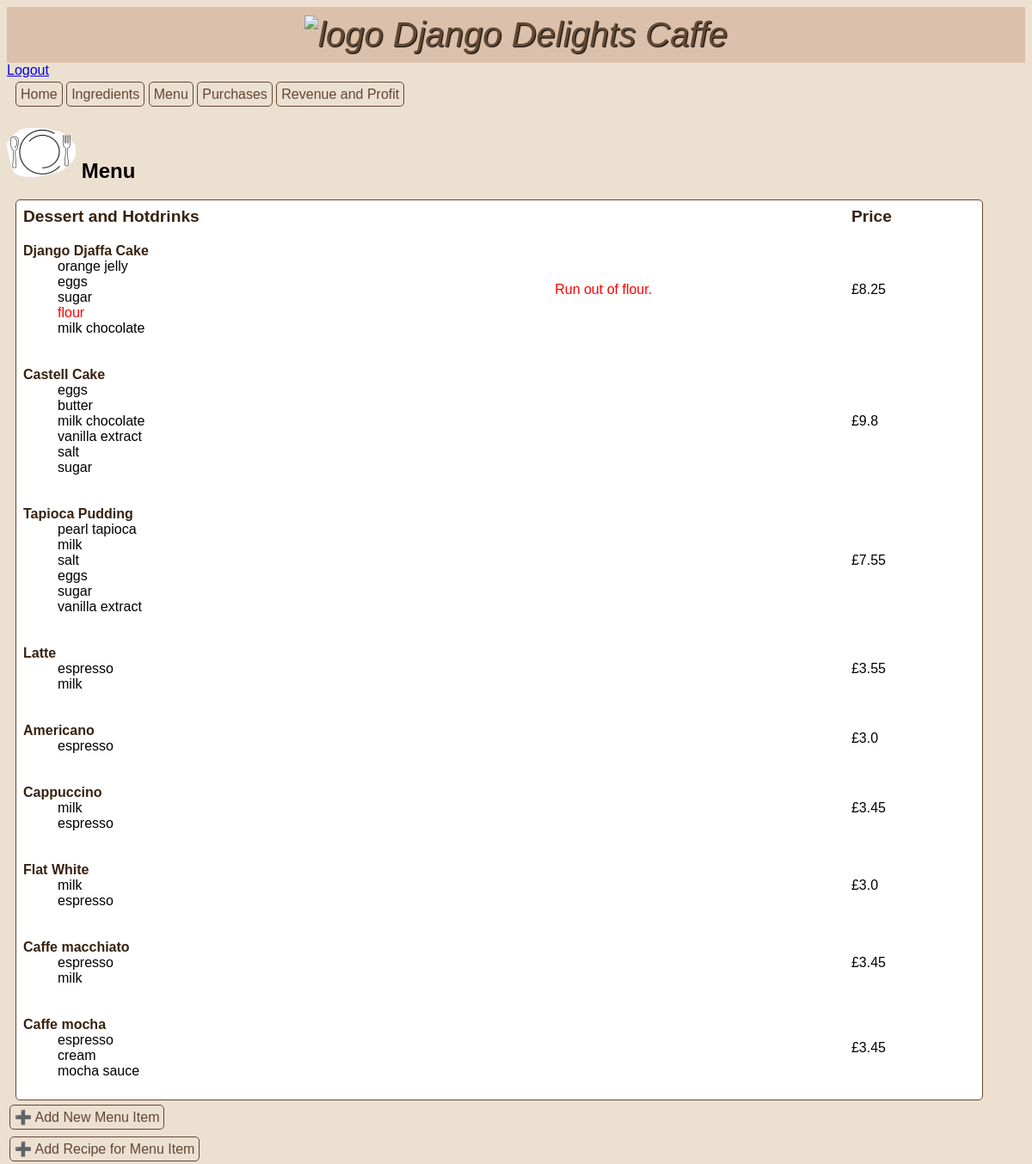
The page /menu (signed in) on the database as committed earlier.
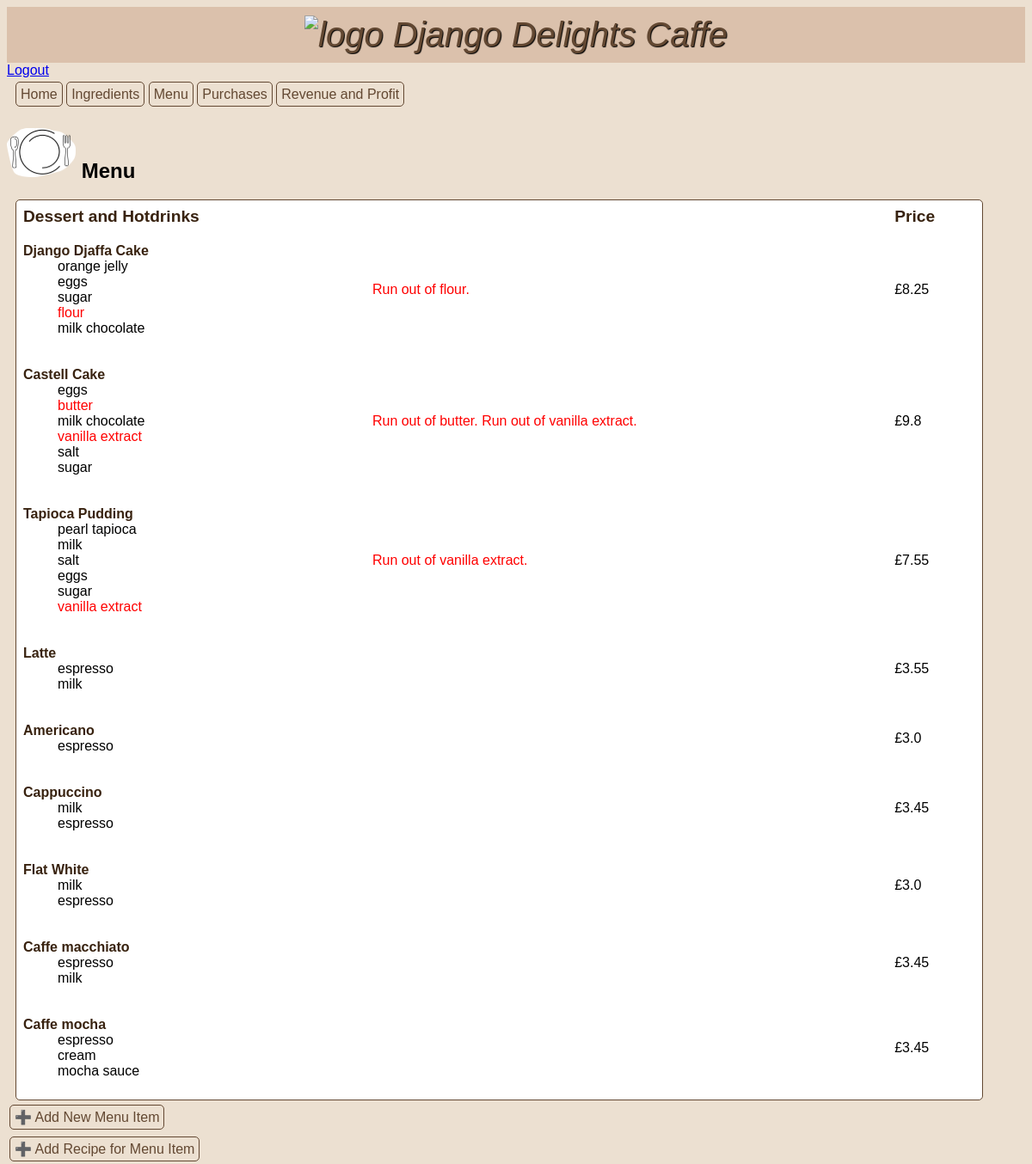
The same page on the database as committed later.
### inventory/models.py (models this page shows, shortened)
class MenuItem(models.Model):
    title = models.CharField(max_length=50, verbose_name="Menu Item")
    price = models.FloatField(default=0.0, verbose_name="Price")
    image = models.ImageField(null=True, blank=True, upload_to="images/")

class RecipeRequirement(models.Model):
    menu_item = models.ForeignKey(
        MenuItem, on_delete=models.CASCADE, verbose_name="Menu Item"
    )
    ingredient = models.ForeignKey(
        Ingredient, on_delete=models.CASCADE, verbose_name="Ingrediet"
    )
    quantity = models.FloatField(default=0.0, verbose_name="Quantity")

class Ingredient(models.Model):
    ML = "ml"
    GRAMS = "g"
    UNITS = "units"
    OTHER = "other"
    UNIT_TYPE_CHOICES = [
        (ML, "ml"),
        (GRAMS, "g"),
        (UNITS, "units"),
        (OTHER, "other"),
    ]
    name = models.CharField(max_length=50, verbose_name="Ingredient")
    quantity = models.FloatField(default=0.0, verbose_name="Quantity")
    unit = models.CharField(
        max_length=10, choices=UNIT_TYPE_CHOICES, default=OTHER, verbose_name="Units"
    )
    unit_price = models.FloatField(default=0.0, verbose_name="Price per unit")

### inventory/views.py (the view)
# urls.py: path("menu", views.MenuView.as_view(), name="menu"),
class MenuView(LoginRequiredMixin, ListView):
    model = MenuItem
    template_name = "inventory/menu.html"
    def get_context_data(self):
        context = super().get_context_data()
        context["menu"] = MenuItem.objects.all()
        context["ingredients"] = Ingredient.objects.all()
        return context

### inventory/templates/inventory/menu.html (shortened to what this page needs)
{% extends 'base.html' %} {% load static %} {% block content %}
<h2>
  <img src="{% static 'inventory/menu.png' %}" alt="ingredient" width="80px" />
  Menu
</h2>
<table class=>
  <thead>
    <tr class="table-heading">
      <th>Dessert and Hotdrinks</th>
      <th></th>
      <th>Price</th>
    </tr>
  </thead>
  <tbody>
    {% for menu_item in object_list %}
    <tr class="table-content">
      <td>
        <dl>
          <dt class="dessert-name">{{ menu_item.title }}</dt>
          {% for recipe in menu_item.reciperequirement_set.all %}
          {% for ingredient in ingredients %}
          {% if ingredient.name == recipe.ingredient.name and ingredient.quantity < recipe.quantity %}
            <dd style="color: red">{{ recipe.ingredient.name }}</dd>
          {% elif ingredient.name == recipe.ingredient.name and ingredient.quantity >= recipe.quantity %}
            <dd style="color: black">{{ recipe.ingredient.name }}</dd>
            {% endif %}
            {% endfor %}
            {% endfor %}
        </dl>
      </td>
      <td style="color: red">
      {% for recipe in menu_item.reciperequirement_set.all %}
      {% for ingredient in ingredients %}
      {% if ingredient.name == recipe.ingredient.name and ingredient.quantity < recipe.quantity %}
         Run out of {{ recipe.ingredient.name }}.
      {% endif %}
      {% endfor %}
      {% endfor %}
    </td>
      <td>£{{ menu_item.price }}</td>
    </tr>
    {% endfor %}
  </tbody>
</table>
<div>
  <a class="add" href="{% url 'menucreate' %}">➕ Add New Menu Item</a><br /><br/>
  <a class="add" href="{% url 'recipecreate' %}">➕ Add Recipe for Menu Item</a>
</div>
{% endblock %}

Rows that differ between the two databases and show on the page:
changed RecipeRequirement "butter": gains Ingredient ({{ recipe.ingredient.name }} "butter"); ingredient.name (not shown) → "butter"
changed Ingredient (number 6 of 13 on the later page): quantity 800 → 0 (drawn)
changed RecipeRequirement (number 9 of 29 on the later page): gains Ingredient ({{ recipe.ingredient.name }} "vanilla extract"); ingredient.name (not shown) → "vanilla extract"
changed Ingredient (number 7 of 13 on the later page): quantity 35 → 0 (drawn)
changed RecipeRequirement (number 17 of 29 on the later page): gains Ingredient ({{ recipe.ingredient.name }} "vanilla extract"); ingredient.name (not shown) → "vanilla extract"
